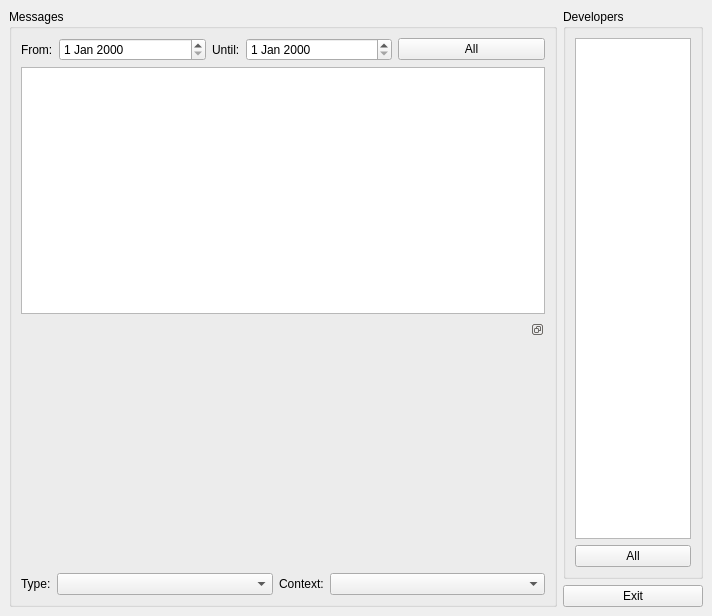
<ui version="4.0" >
 <author></author>
 <comment></comment>
 <exportmacro></exportmacro>
 <class>MessageHistory</class>
 <widget class="QWidget" name="MessageHistory" >
  <property name="geometry" >
   <rect>
    <x>0</x>
    <y>0</y>
    <width>712</width>
    <height>616</height>
   </rect>
  </property>
  <property name="windowTitle" >
   <string>Form</string>
  </property>
  <layout class="QGridLayout" >
   <property name="margin" >
    <number>9</number>
   </property>
   <property name="spacing" >
    <number>6</number>
   </property>
   <item row="0" column="0" >
    <widget class="QGroupBox" name="groupBox_2" >
     <property name="title" >
      <string>Messages</string>
     </property>
     <layout class="QGridLayout" >
      <property name="margin" >
       <number>9</number>
      </property>
      <property name="spacing" >
       <number>6</number>
      </property>
      <item row="0" column="0" >
       <layout class="QVBoxLayout" >
        <property name="margin" >
         <number>0</number>
        </property>
        <property name="spacing" >
         <number>6</number>
        </property>
        <item>
         <layout class="QHBoxLayout" >
          <property name="margin" >
           <number>0</number>
          </property>
          <property name="spacing" >
           <number>6</number>
          </property>
          <item>
           <widget class="QLabel" name="label_3" >
            <property name="sizePolicy" >
             <sizepolicy>
              <hsizetype>4</hsizetype>
              <vsizetype>5</vsizetype>
              <horstretch>0</horstretch>
              <verstretch>0</verstretch>
             </sizepolicy>
            </property>
            <property name="text" >
             <string>From:</string>
            </property>
           </widget>
          </item>
          <item>
           <widget class="QDateEdit" name="fromDate" />
          </item>
          <item>
           <widget class="QLabel" name="label_2" >
            <property name="sizePolicy" >
             <sizepolicy>
              <hsizetype>4</hsizetype>
              <vsizetype>5</vsizetype>
              <horstretch>0</horstretch>
              <verstretch>0</verstretch>
             </sizepolicy>
            </property>
            <property name="text" >
             <string>Until:</string>
            </property>
           </widget>
          </item>
          <item>
           <widget class="QDateEdit" name="untilDate" >
            <property name="currentSection" >
             <enum>QDateTimeEdit::DaySection</enum>
            </property>
           </widget>
          </item>
          <item>
           <widget class="QPushButton" name="allMessagesButton" >
            <property name="text" >
             <string>All</string>
            </property>
           </widget>
          </item>
         </layout>
        </item>
        <item>
         <widget class="QTreeView" name="messages" />
        </item>
        <item>
         <widget class="QDockWidget" name="messageFrame" >
          <property name="contextMenuPolicy" >
           <enum>Qt::NoContextMenu</enum>
          </property>
          <property name="features" >
           <set>QDockWidget::DockWidgetFloatable|QDockWidget::DockWidgetMovable|QDockWidget::NoDockWidgetFeatures</set>
          </property>
          <widget class="QWidget" name="dockWidgetContents" />
         </widget>
        </item>
        <item>
         <layout class="QHBoxLayout" >
          <property name="margin" >
           <number>0</number>
          </property>
          <property name="spacing" >
           <number>6</number>
          </property>
          <item>
           <widget class="QLabel" name="label" >
            <property name="sizePolicy" >
             <sizepolicy>
              <hsizetype>4</hsizetype>
              <vsizetype>5</vsizetype>
              <horstretch>0</horstretch>
              <verstretch>0</verstretch>
             </sizepolicy>
            </property>
            <property name="text" >
             <string>Type:</string>
            </property>
           </widget>
          </item>
          <item>
           <widget class="QComboBox" name="typeFilter" />
          </item>
          <item>
           <widget class="QLabel" name="label_4" >
            <property name="sizePolicy" >
             <sizepolicy>
              <hsizetype>4</hsizetype>
              <vsizetype>5</vsizetype>
              <horstretch>0</horstretch>
              <verstretch>0</verstretch>
             </sizepolicy>
            </property>
            <property name="text" >
             <string>Context:</string>
            </property>
           </widget>
          </item>
          <item>
           <widget class="QComboBox" name="contextFilter" />
          </item>
         </layout>
        </item>
       </layout>
      </item>
     </layout>
    </widget>
   </item>
   <item row="0" column="1" >
    <layout class="QVBoxLayout" >
     <property name="margin" >
      <number>0</number>
     </property>
     <property name="spacing" >
      <number>6</number>
     </property>
     <item>
      <widget class="QGroupBox" name="groupBox" >
       <property name="sizePolicy" >
        <sizepolicy>
         <hsizetype>4</hsizetype>
         <vsizetype>5</vsizetype>
         <horstretch>0</horstretch>
         <verstretch>0</verstretch>
        </sizepolicy>
       </property>
       <property name="maximumSize" >
        <size>
         <width>140</width>
         <height>16777215</height>
        </size>
       </property>
       <property name="title" >
        <string>Developers</string>
       </property>
       <layout class="QGridLayout" >
        <property name="margin" >
         <number>9</number>
        </property>
        <property name="spacing" >
         <number>6</number>
        </property>
        <item row="0" column="0" >
         <widget class="QListView" name="developers" />
        </item>
        <item row="1" column="0" >
         <widget class="QPushButton" name="allDevelopersButton" >
          <property name="text" >
           <string>All</string>
          </property>
         </widget>
        </item>
       </layout>
      </widget>
     </item>
     <item>
      <widget class="QPushButton" name="exitButton" >
       <property name="maximumSize" >
        <size>
         <width>200</width>
         <height>16777215</height>
        </size>
       </property>
       <property name="text" >
        <string>Exit</string>
       </property>
      </widget>
     </item>
    </layout>
   </item>
  </layout>
 </widget>
 <pixmapfunction></pixmapfunction>
 <resources/>
 <connections>
  <connection>
   <sender>allDevelopersButton</sender>
   <signal>clicked()</signal>
   <receiver>developers</receiver>
   <slot>clearSelection()</slot>
   <hints>
    <hint type="sourcelabel" >
     <x>54</x>
     <y>517</y>
    </hint>
    <hint type="destinationlabel" >
     <x>52</x>
     <y>415</y>
    </hint>
   </hints>
  </connection>
 </connections>
</ui>
